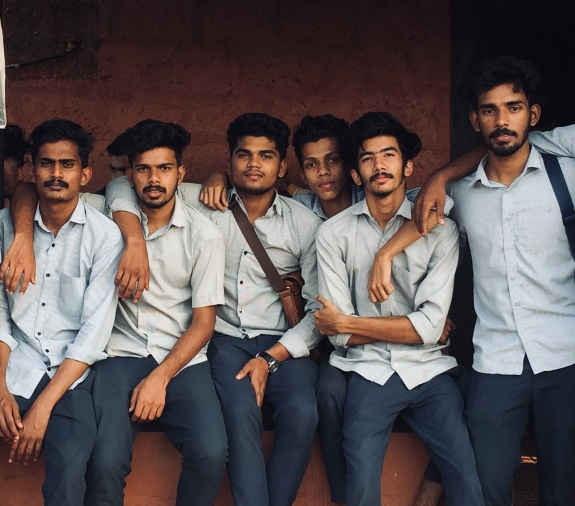
#> input picture test.jpg, 1150 x 1011 px (shown at 1/2 size)
$ python face_detect_image.py
#> lines starting #> are read from the running program, lines starting #| are printed output that depends on the picture; after the words box and inside, x2 and y2 are one past the last pixel; in counts of white or black regions, pixels touching at a corner belong together
import cv2

# Load the cascade
face_cascade = cv2.CascadeClassifier('haarcascade_frontalface_default.xml')
# Read the input image
img = cv2.imread('test.jpg')
#> img is the input picture: shape (1011, 1150, 3); mean B, G, R 82.6, 82.3, 92.9
# Convert into grayscale
gray = cv2.cvtColor(img, cv2.COLOR_BGR2GRAY)
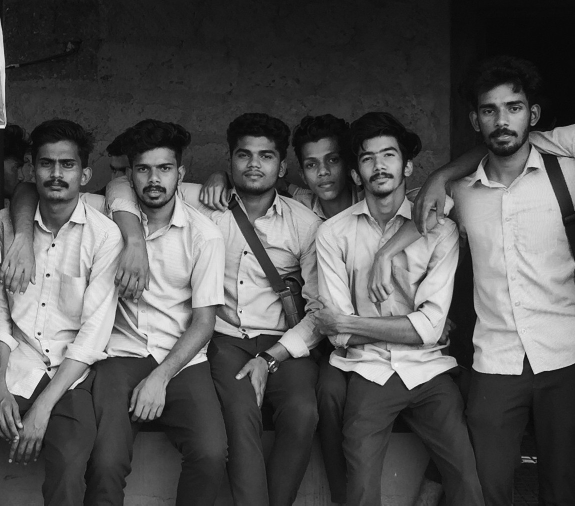
#> gray: shape (1011, 1150) (shown at 1/2 size); min 1, max 255, mean 85.5
# Detect faces
faces = face_cascade.detectMultiScale(gray, 1.3, 6)
#> faces = [[454, 268, 112, 112], [940, 168, 125, 125], [699, 265, 121, 121], [595, 285, 104, 104], [50, 280, 124, 124], [249, 292, 119, 119]]
# Draw rectangle around the faces
for (x, y, w, h) in faces:
    cv2.rectangle(img, (x, y), (x + w, y + h), (255, 255, 0), 2)
#> this loop made 6 passes
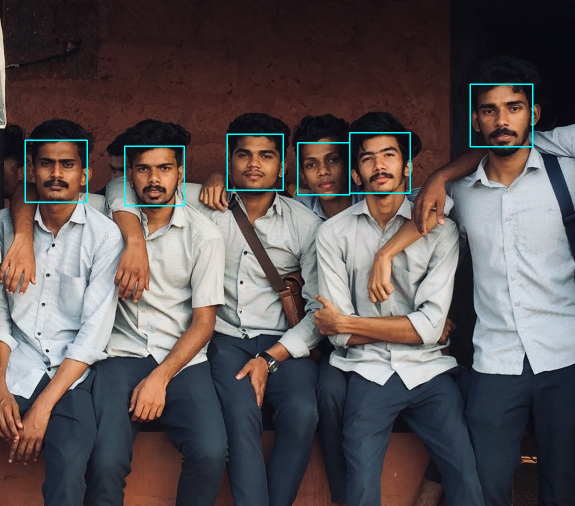
#> img: shape (1011, 1150, 3) (shown at 1/2 size); 0.7% of pixels changed, all inside (x1, y1, x2, y2) = (49, 167, 1067, 413)
# Just resize the window
imS = cv2.resize(img, (960, 540))
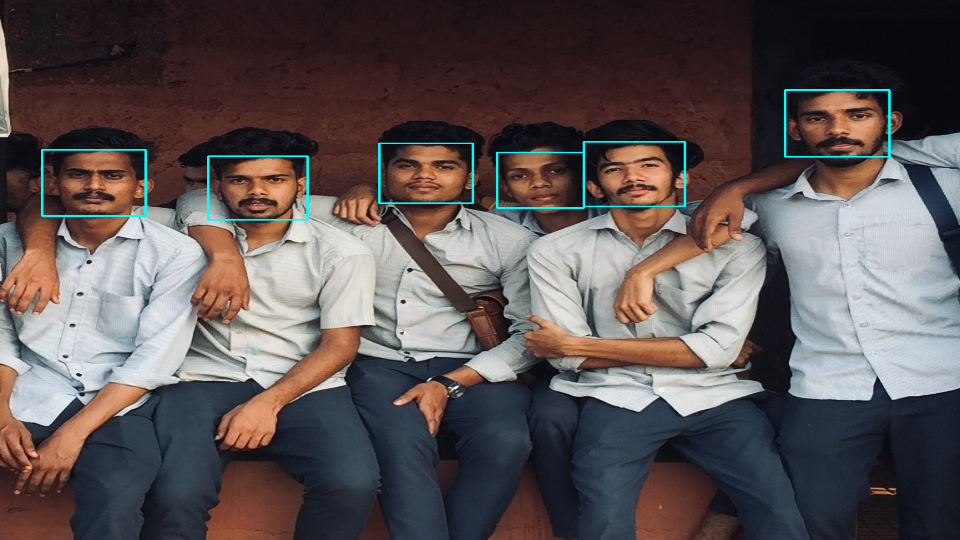
#> imS: shape (540, 960, 3); mean B, G, R 84, 83.6, 92.3
# Display the output
cv2.imshow('img', imS)
cv2.waitKey()
